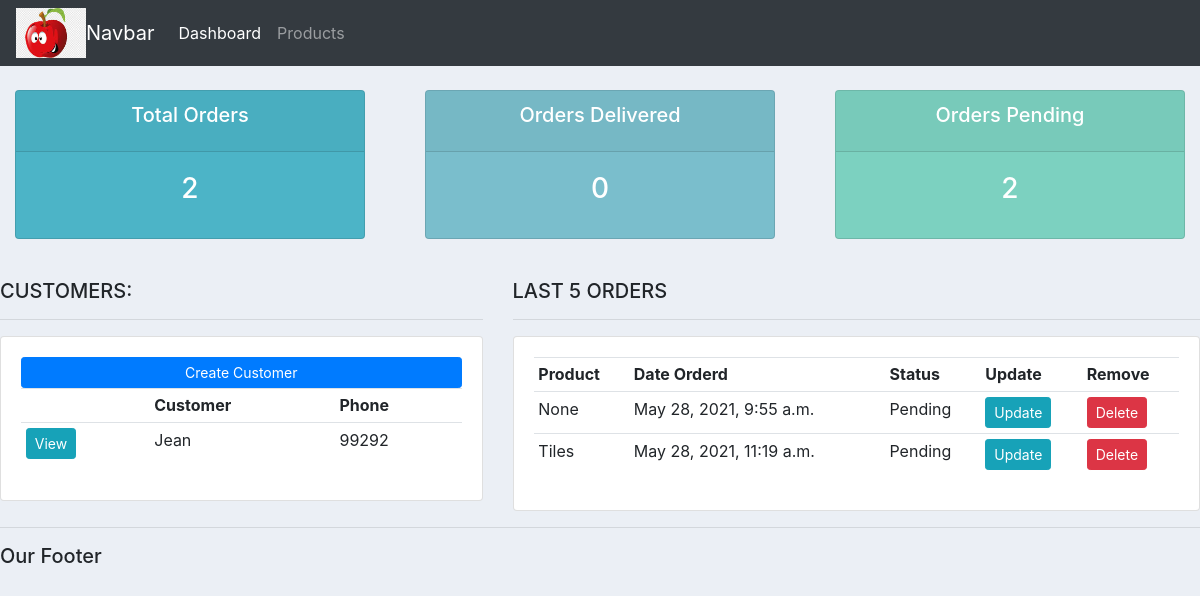
The app's page /, older data.
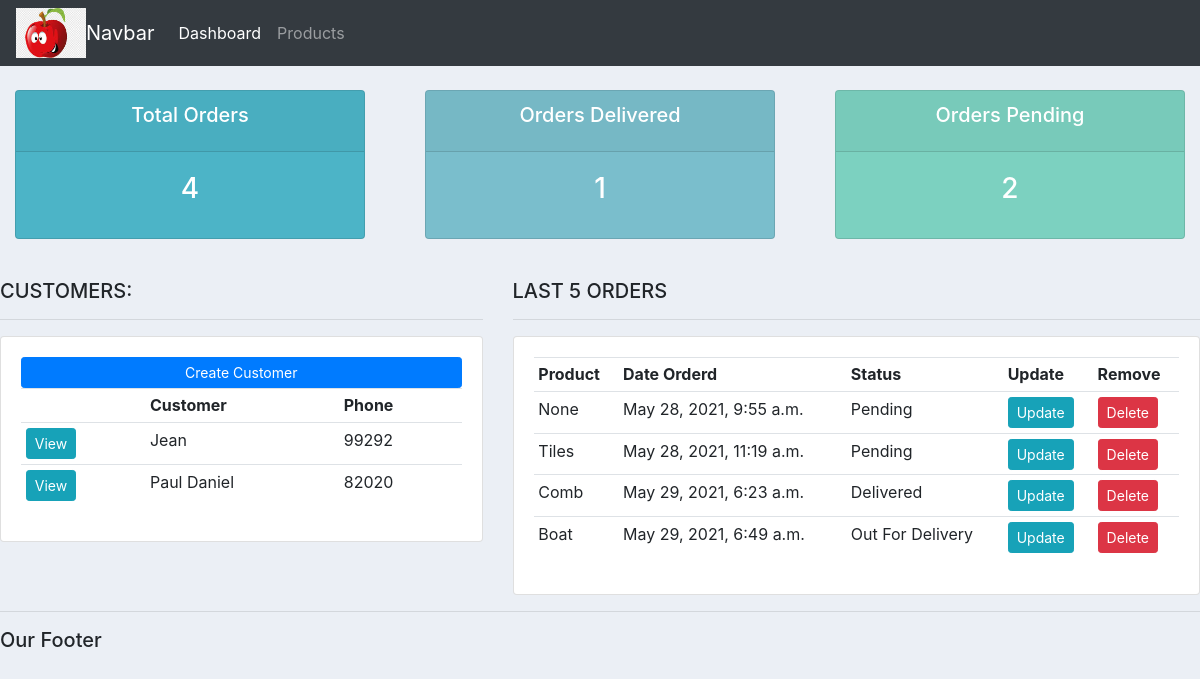
The same page, newer data.
### accounts/models.py (models this page shows, shortened)
class Customer(models.Model):
	name = models.CharField(max_length=200, null=True)
	phone = models.CharField(max_length=200,null=True)
	email = models.CharField(max_length=200,null=True)
	date_created = models.DateTimeField(auto_now_add=True,null=True)

class Order(models.Model):
	STATUS = (
		('Pending', 'Pending'),
		('Out For Delivery', 'Out For Delivery'),
		('Delivered', 'Delivered'),
		)
	customer = models.ForeignKey(Customer,null=True,on_delete=models.SET_NULL)
	product = models.ForeignKey(Product,null=True,on_delete=models.SET_NULL)
	date_created = models.DateTimeField(auto_now_add=True,null=True)
	status = models.CharField(max_length=200,null=True,choices=STATUS)
	note = models.CharField(max_length=1000,null=True)

class Product(models.Model):
	CATEGORY = (
		('Indoor', 'Indoor'),
		('Out Door', 'Out Door'),
		)
	name= models.CharField(max_length=200,null=True)
	price= models.FloatField(null=True)
	category= models.CharField(max_length=200,null=True,choices=CATEGORY)
	description= models.CharField(max_length=200,null=True,blank=True)
	date_created= models.DateTimeField(auto_now_add=True,null=True)
	tags = models.ManyToManyField(Tag)
	def __str__(self):
		return self.name

### accounts/views.py (the view)
# urls.py: path('', views.home, name="home"),
def home(request):
	orders = Order.objects.all()
	customers = Customer.objects.all()
	total_customers = customers.count()
	total_orders = orders.count()
	delivered = orders.filter(status='Delivered').count()
	pending = orders.filter(status='Pending').count()
	context = {'orders': orders, 'customers': customers, 'total_orders': total_orders, 'delivered': delivered, 'pending': pending}
	return render(request, 'accounts/dashboard.html', context)

### accounts/templates/accounts/dashboard.html
{% extends 'accounts/main.html' %}
{% block content %}
{%  include 'accounts/status.html' %}
<br>
<div class="row">
	<div class="col-md-5">
		<h5>CUSTOMERS:</h5>
		<hr>
		<div class="card card-body">
			<a class="btn btn-primary  btn-sm btn-block" href="">Create Customer</a>
			<table class="table table-sm">
				<tr>
					<th></th>
					<th>Customer</th>
					<th>Phone</th>
				</tr>
				{% for customer in customers %}
					<tr>
						<td><a class="btn btn-sm  btn-info" href="{% url 'customer' customer.id %}">View</a></td>
						<td>{{customer.name}}</td>
						<td>{{customer.phone}}</td>
					</tr>
				{% endfor %}
			</table>
		</div>
	</div>
	<div class="col-md-7">
		<h5>LAST 5 ORDERS</h5>
		<hr>
		<div class="card card-body">
			<table class="table table-sm">
				<tr>
					<th>Product</th>
					<th>Date Orderd</th>
					<th>Status</th>
					<th>Update</th>
					<th>Remove</th>
				</tr>
				{% for order in orders %}
					<tr>
						<td>{{order.product}}</td>
						<td>{{order.date_created}}</td>
						<td>{{order.status}}</td>
						<td><a class="btn btn-sm  btn-info" href="{% url 'update_order' order.id %}">Update</td>
						<td><a class="btn btn-sm  btn-danger" href="{% url 'delete_order' order.id %}">Delete</td>
					</tr>
				{% endfor %}
			</table>
		</div>
	</div>
</div>
{% endblock %}

Row changes from the older to the newer data that the page shows:
added Customer: name "Paul Daniel", phone "82020"
added Order: product "Comb", date_created "May 29, 2021, 6:23 a.m.", status "Delivered"
added Order: product "Boat", date_created "May 29, 2021, 6:49 a.m.", status "Out For Delivery"
Text that changed along with them:
{{ total_orders }}: "2" → "4"
{{ delivered }}: "0" → "1"
